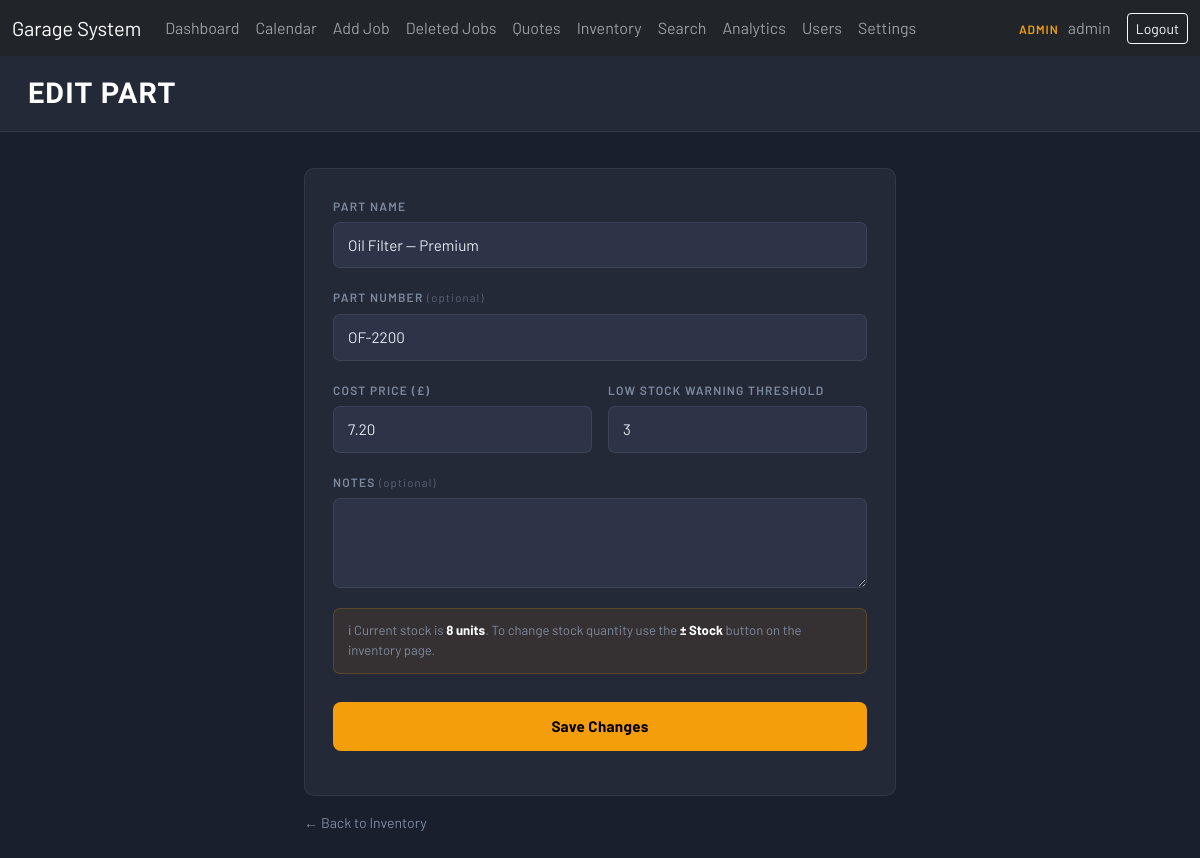
The page /PHP/edit_inventory.php?id=2 (signed in) on the database its author committed.
### tables this page shows
CREATE TABLE IF NOT EXISTS inventory (
    id                  INT AUTO_INCREMENT PRIMARY KEY,
    part_name           VARCHAR(200)  NOT NULL,
    part_number         VARCHAR(100)  DEFAULT NULL,
    quantity            INT           NOT NULL DEFAULT 0,
    cost_price          DECIMAL(10,2) NOT NULL DEFAULT 0.00,
    low_stock_threshold INT           NOT NULL DEFAULT 2,
    notes               TEXT          DEFAULT NULL,
    created_at          DATETIME      NOT NULL DEFAULT CURRENT_TIMESTAMP,
    updated_at          DATETIME      NOT NULL DEFAULT CURRENT_TIMESTAMP ON UPDATE CURRENT_TIMESTAMP
);

### htdocs/PHP/edit_inventory.php (the view, shortened to what this page needs)
<?php
include "config.php";
include "navbar.php";
$id = intval($_GET["id"]);
$stmt2 = $conn->prepare("SELECT * FROM inventory WHERE id=?");
$stmt2->bind_param("i", $id);
$stmt2->execute();
$part = $stmt2->get_result()->fetch_assoc();
?>
<!DOCTYPE html>
<html lang="en">
<head>
</head>
<body>
<div class="page-header"><h1>Edit Part</h1></div>
<div class="form-wrap">
<div class="form-card">
    <form method="POST">
        <div class="field-group">
            <label class="field-label">Part Name</label>
            <input class="field-input" name="part_name" value="<?php echo htmlspecialchars($part['part_name']); ?>" required>
        </div>
        <div class="field-group">
            <label class="field-label">Part Number <span style="font-weight:400;text-transform:none;font-size:0.7rem;opacity:0.6;">(optional)</span></label>
            <input class="field-input" name="part_number" value="<?php echo htmlspecialchars($part['part_number'] ?? ''); ?>">
        </div>
        <div class="form-grid-2">
            <div class="field-group">
                <label class="field-label">Cost Price (£)</label>
                <input class="field-input" type="number" step="0.01" min="0" name="cost_price" value="<?php echo htmlspecialchars($part['cost_price']); ?>" required>
            </div>
            <div class="field-group">
                <label class="field-label">Low Stock Warning Threshold</label>
                <input class="field-input" type="number" min="0" name="low_stock_threshold" value="<?php echo htmlspecialchars($part['low_stock_threshold']); ?>" required>
            </div>
        </div>
        <div class="field-group">
            <label class="field-label">Notes <span style="font-weight:400;text-transform:none;font-size:0.7rem;opacity:0.6;">(optional)</span></label>
            <textarea class="field-textarea" name="notes"><?php echo htmlspecialchars($part['notes'] ?? ''); ?></textarea>
        </div>
        <div style="background:rgba(245,158,11,0.08);border:1px solid rgba(245,158,11,0.2);border-radius:7px;padding:12px 14px;font-size:0.82rem;color:var(--text-muted,#7c8a9e);margin-bottom:20px;">
            ℹ Current stock is <strong style="color:#fff;"><?php echo intval($part['quantity']); ?> units</strong>. To change stock quantity use the <strong style="color:#fff;">± Stock</strong> button on the inventory page.
        </div>
        <button class="submit-btn" type="submit">Save Changes</button>
    </form>
</div>
<a class="back-link" href="inventory.php">← Back to Inventory</a>
</div>
</body>
</html>

### htdocs/PHP/form_style.php (style rules this page uses)
:root { --steel: #1a1f2e; --steel-mid: #242938; --steel-light: #2e3447; --accent: #f59e0b; --green: #10b981; --red: #ef4444; --text: #e2e8f0; --text-muted: #7c8a9e; --border: rgba(255,255,255,0.07); }
* { box-sizing: border-box; }
body { font-family: 'Barlow', sans-serif; background: var(--steel); color: var(--text); min-height: 100vh; margin: 0; }
.page-header { background: var(--steel-mid); border-bottom: 1px solid var(--border); padding: 20px 28px; }
.page-header h1 { font-family: 'Barlow Condensed', sans-serif; font-size: 1.8rem; font-weight: 700; letter-spacing: 0.04em; text-transform: uppercase; color: #fff; margin: 0; }
.form-wrap { max-width: 640px; margin: 36px auto; padding: 0 24px; }
.form-card { background: var(--steel-mid); border: 1px solid var(--border); border-radius: 10px; padding: 28px; }
.field-group { margin-bottom: 20px; }
.field-label { display: block; font-size: 0.75rem; font-weight: 600; letter-spacing: 0.1em; text-transform: uppercase; color: var(--text-muted); margin-bottom: 7px; }
.field-input, .field-select, .field-textarea { width: 100%; background: var(--steel-light); border: 1px solid var(--border); border-radius: 7px; color: var(--text); font-family: 'Barlow', sans-serif; font-size: 0.95rem; padding: 11px 14px; transition: border-color 0.15s, box-shadow 0.15s; appearance: none; -webkit-appearance: none; }
.field-input::placeholder, .field-textarea::placeholder { color: var(--text-muted); }
.field-textarea { resize: vertical; min-height: 90px; }
.form-grid-2 { display: grid; grid-template-columns: 1fr 1fr; gap: 16px; }
.submit-btn { width: 100%; padding: 13px; margin-top: 8px; background: var(--accent); color: #000; border: none; border-radius: 8px; font-family: 'Barlow', sans-serif; font-size: 0.95rem; font-weight: 700; letter-spacing: 0.02em; cursor: pointer; transition: background 0.15s; }
.back-link { display: inline-flex; align-items: center; gap: 6px; margin-top: 16px; color: var(--text-muted); font-size: 0.88rem; text-decoration: none; transition: color 0.15s; }

### rows shown on the page
inventory: part_name "Oil Filter — Premium", part_number "OF-2200", cost_price "7.20", low_stock_threshold "3", quantity "8"

### other values the page prints
$_SESSION["user"] "admin"
